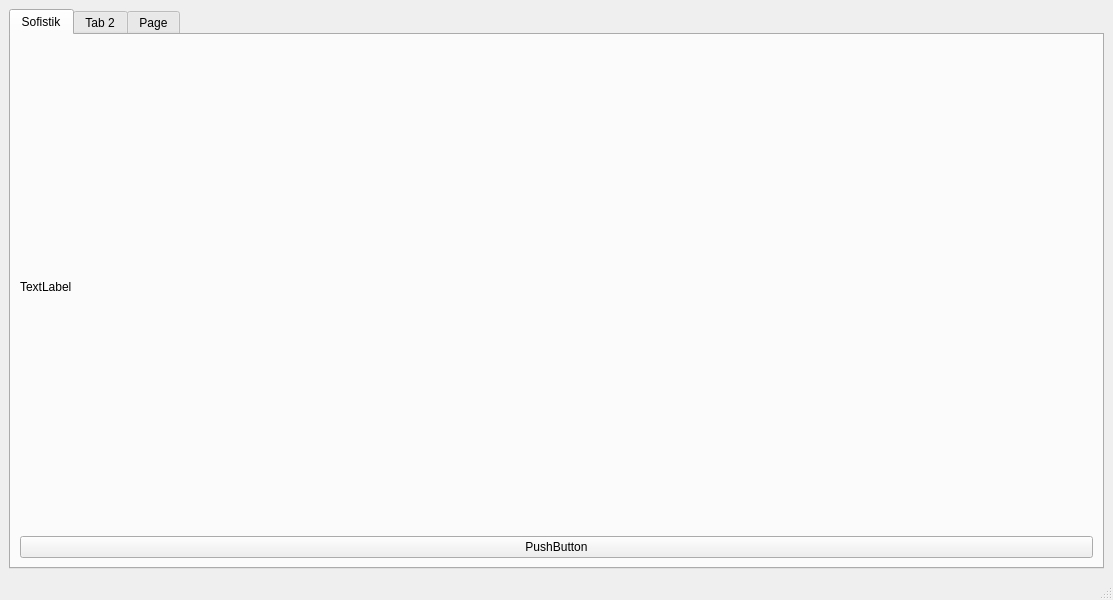
<?xml version="1.0" encoding="UTF-8"?>
<ui version="4.0">
 <class>MainWindow</class>
 <widget class="QMainWindow" name="MainWindow">
  <property name="geometry">
   <rect>
    <x>0</x>
    <y>0</y>
    <width>1113</width>
    <height>600</height>
   </rect>
  </property>
  <property name="windowTitle">
   <string>MainWindow</string>
  </property>
  <widget class="QWidget" name="centralwidget">
   <layout class="QGridLayout" name="gridLayout">
    <item row="0" column="0">
     <layout class="QVBoxLayout" name="verticalLayout">
      <property name="spacing">
       <number>0</number>
      </property>
      <item>
       <widget class="QTabWidget" name="tabWidget">
        <property name="sizePolicy">
         <sizepolicy hsizetype="Expanding" vsizetype="Expanding">
          <horstretch>1</horstretch>
          <verstretch>1</verstretch>
         </sizepolicy>
        </property>
        <property name="tabShape">
         <enum>QTabWidget::Rounded</enum>
        </property>
        <property name="currentIndex">
         <number>0</number>
        </property>
        <property name="tabsClosable">
         <bool>false</bool>
        </property>
        <property name="tabBarAutoHide">
         <bool>false</bool>
        </property>
        <widget class="QWidget" name="mw_tab1">
         <attribute name="title">
          <string>Sofistik</string>
         </attribute>
         <attribute name="toolTip">
          <string>Work with Sofistik cdb</string>
         </attribute>
         <layout class="QHBoxLayout" name="horizontalLayout_2">
          <item>
           <layout class="QHBoxLayout" name="horizontalLayout_6">
            <item>
             <layout class="QVBoxLayout" name="verticalLayout_2">
              <item>
               <widget class="QLabel" name="label">
                <property name="text">
                 <string>TextLabel</string>
                </property>
               </widget>
              </item>
              <item>
               <widget class="QPushButton" name="pushButton">
                <property name="text">
                 <string>PushButton</string>
                </property>
               </widget>
              </item>
             </layout>
            </item>
           </layout>
          </item>
          <item>
           <layout class="QHBoxLayout" name="horizontalLayout_5"/>
          </item>
         </layout>
        </widget>
        <widget class="QWidget" name="tab_2">
         <attribute name="title">
          <string>Tab 2</string>
         </attribute>
         <layout class="QHBoxLayout" name="horizontalLayout_4">
          <item>
           <layout class="QHBoxLayout" name="horizontalLayout_3">
            <item>
             <widget class="QTableWidget" name="tableWidget">
              <row>
               <property name="text">
                <string>Высота сечения H</string>
               </property>
              </row>
              <row>
               <property name="text">
                <string>Ширина сечения B</string>
               </property>
              </row>
              <row>
               <property name="text">
                <string>Заданное армирование</string>
               </property>
              </row>
              <row>
               <property name="text">
                <string>мин % армирования</string>
               </property>
              </row>
              <row>
               <property name="text">
                <string>New Row</string>
               </property>
              </row>
              <column>
               <property name="text">
                <string>Значение</string>
               </property>
              </column>
              <column>
               <property name="text">
                <string>Размерность</string>
               </property>
              </column>
              <item row="0" column="0">
               <property name="text">
                <string/>
               </property>
               <property name="flags">
                <set>ItemIsSelectable|ItemIsDragEnabled|ItemIsEnabled</set>
               </property>
              </item>
              <item row="0" column="1">
               <property name="text">
                <string>мм</string>
               </property>
               <property name="flags">
                <set>ItemIsDragEnabled|ItemIsUserCheckable|ItemIsEnabled</set>
               </property>
              </item>
              <item row="1" column="1">
               <property name="text">
                <string>мм</string>
               </property>
               <property name="flags">
                <set>ItemIsDragEnabled|ItemIsUserCheckable|ItemIsEnabled</set>
               </property>
              </item>
             </widget>
            </item>
           </layout>
          </item>
         </layout>
        </widget>
        <widget class="QWidget" name="tab_3">
         <attribute name="title">
          <string>Page</string>
         </attribute>
         <layout class="QGridLayout" name="gridLayout_2">
          <item row="0" column="0">
           <layout class="QHBoxLayout" name="horizontalLayout"/>
          </item>
         </layout>
        </widget>
       </widget>
      </item>
     </layout>
    </item>
   </layout>
  </widget>
  <widget class="QMenuBar" name="menubar">
   <property name="geometry">
    <rect>
     <x>0</x>
     <y>0</y>
     <width>1113</width>
     <height>21</height>
    </rect>
   </property>
  </widget>
  <widget class="QStatusBar" name="statusbar"/>
 </widget>
 <resources/>
 <connections/>
</ui>
